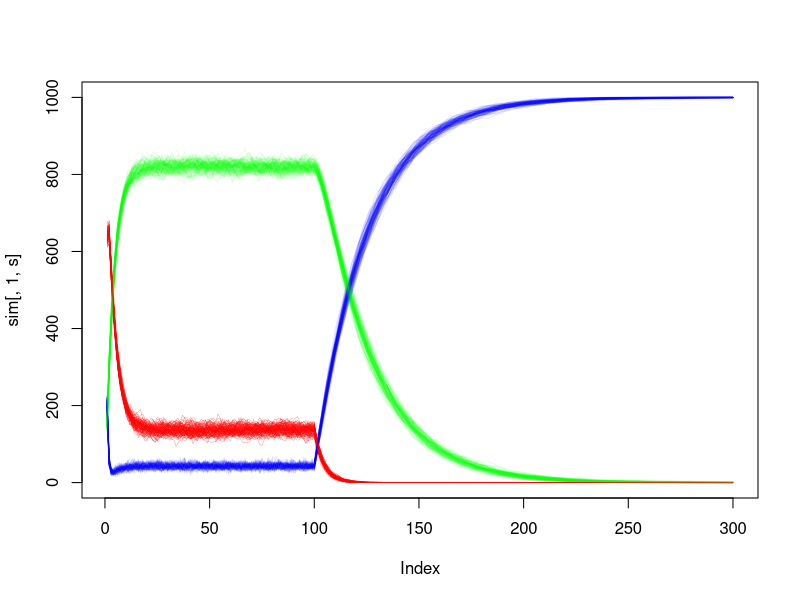
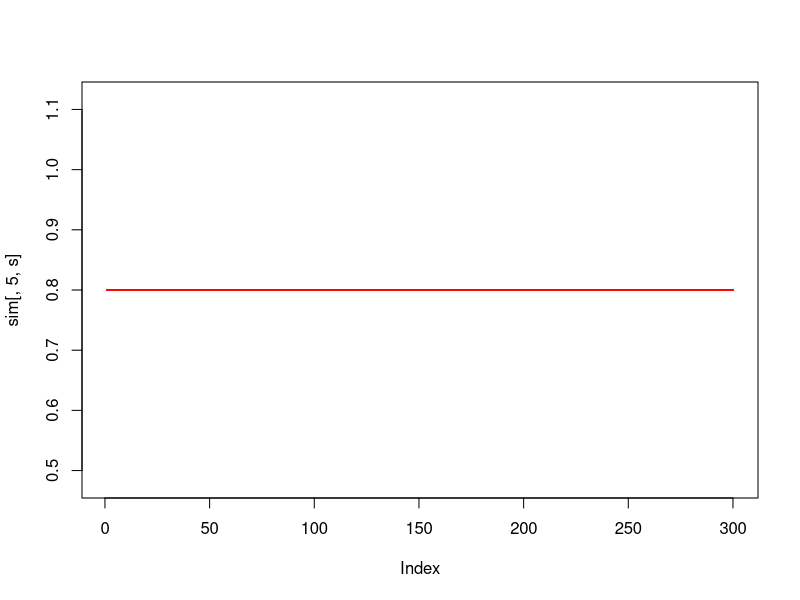

Recreate these plots in R, in order.
p1 = 0.8
pd1 = 0.2
pd2 = pd1/5
stdur = 100
trdur = 300
nsim = 100
nelements = 1000


stochastic = TRUE # Set to TRUE if you want to add another source of noise
# this will take p1, pd1 and pd2 on each moment
# and get a random value from a gaussian distributed around that value and 
# a specified SD, each parameter will change from moment to moment 
stp1sd = 0.001
stpd1sd = 0.001
stpd2sd = 0.001



sopsim = function(
    
    # Default params
    p1=0.8,
    pd1=0.2,
    pd2=pd1/5,
    stdur=100,
    trdur=300,
    nsim=100,
    nelements=1000,
    stochastic=FALSE,
    stpd1sd = 0.001,
    stpd2sd = 0.001,
    stp1sd = 0.001){
    
    start = Sys.time()
    
    # memory reposentation of stimuli in I
    I = c(1:nelements)
    A1 = c()
    A2 = c()

    # set a simulation array
    # dims = row x column x Nmatrices
    # each sim is on a different matrix
    # matrix names = A1, A2, I, Total(A1+A2+I), p1, pd1, pd2
    sim = array(rep(NA,trdur*7*nsim), c(trdur,7,nsim))
    
    for (s in 1:nsim) {
        
        # run simulation for each TRIAL moment
        for (m in 1:trdur){
            
            # set parameters in stochastic
            if (stochastic == TRUE){
                p1 = rnorm(1, mean = p1, sd = stp1sd)
                pd1 = rnorm(1, mean = pd1, sd = stpd1sd)
                pd2 = rnorm(1, mean = pd2, sd = stpd2sd)
            }
            
            # activate to A1
            if (m <= stdur){
                
                pA1p = runif(length(I),0,1)
                A1 = c(A1, I[which(pA1p <= p1)])
                I = I[which(pA1p > p1)]
                
            } else {
                
                # No p1
            }
            
            # Decay to A2
            pA2p = runif(length(A1),0,1)
            A2 = c(A2, A1[which(pA2p <= pd1)])
            A1 = A1[which(pA2p > pd1)]
            
            # Decay to I
            pIp = runif(length(A2),0,1)
            I = c(A2[which(pIp <= pd2)], I)
            A2 = A2[which(pIp > pd2)]
            
            sim[m,1,s] = length(A1)
            sim[m,2,s] = length(A2)
            sim[m,3,s] = length(I)
            sim[m,4,s] = length(c(A1,A2,I))
            sim[m,5,s] = p1
            sim[m,6,s] = pd1
            sim[m,7,s] = pd2
        }
        
    }
    
    # Plot traces
    for (s in 1:nsim){
        if (s == 1){
            plot(sim[,1,s], type = 'l', col = rgb(1,0,0,alpha=0.1), lwd = 1, ylim = c(0,nelements))
            lines(sim[,2,s], col = rgb(0,1,0, alpha=0.1), lwd = 1)
            lines(sim[,3,s], col = rgb(0,0,1, alpha=0.1), lwd = 1)
        } else {
            lines(sim[,1,s], col = 'red', lwd = 0.2)
            lines(sim[,2,s], col = rgb(0,1,0, alpha=0.1), lwd = 1)
            lines(sim[,3,s], col = rgb(0,0,1, alpha=0.1), lwd = 1)
        }
    }

    # Plot p1s
    for (s in 1:nsim){
        if (s == 1){
            plot(sim[,5,s], type = 'l', col = rgb(1,0,0,alpha=0.2), lwd = 1, ylim = c(min(sim[,5,]),max(sim[,5,])))
        } else {
            lines(sim[,5,s], type = 'l', col = rgb(1,0,0,alpha=0.2), lwd = 1, ylim = c(min(sim[,5,]),max(sim[,5,])))
        }
    }
    
    
    simulations <<- sim
    
    end = Sys.time()
    
    print(paste('Simulation Duration:', round(end-start,3), sep = ' '))
}


sopsim()

